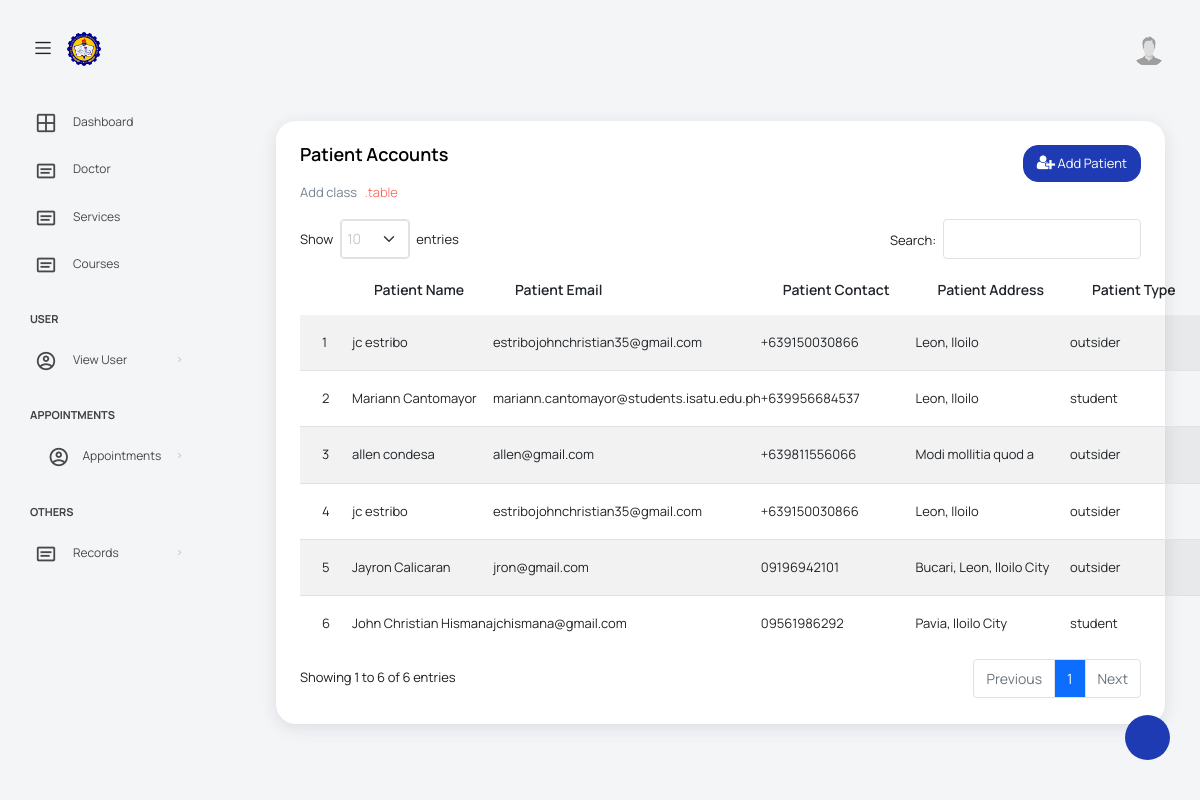
The app's page /views/ManagePatient.php, older data.
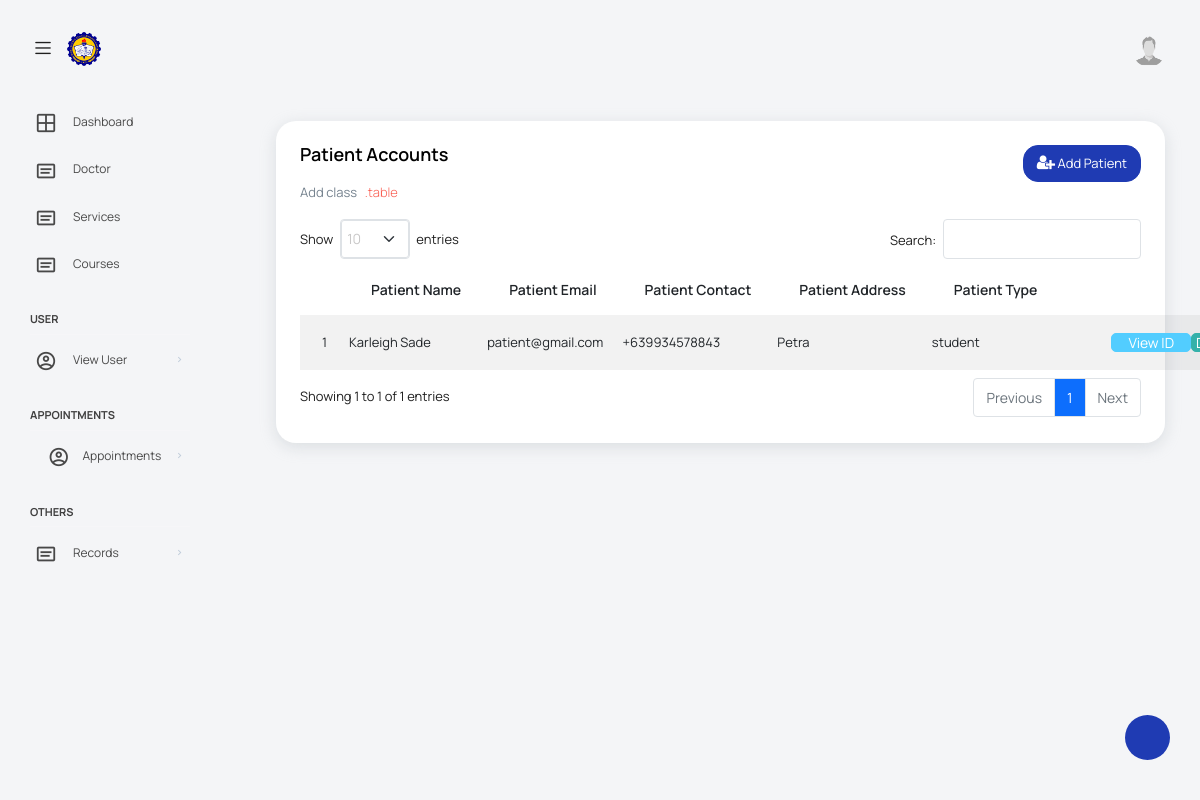
The same page, newer data.
### tables this page shows
CREATE TABLE `patient` (
  `Patient_ID` int(13) NOT NULL,
  `Assistant_ID` int(13) DEFAULT NULL,
  `patientFname` varchar(30) DEFAULT NULL,
  `patientLname` varchar(30) DEFAULT NULL,
  `patientPassword` varchar(255) DEFAULT NULL,
  `patientContact` varchar(30) DEFAULT NULL,
  `patientEmail` varchar(60) DEFAULT NULL,
  `patientRole` varchar(10) DEFAULT NULL,
  `patientAddress` varchar(255) DEFAULT NULL,
  `patientBirthdate` date NOT NULL,
  `patientIDpicture` varchar(255) DEFAULT NULL,
  `patientProfilepicture` varchar(255) DEFAULT NULL,
  `patientStatus` int(2) DEFAULT NULL
);

### config/database.php (called while the page is built, shortened)
<?php
$host = "localhost";
$username = "root";
$password = "";
$database = "capstone";
$conn = mysqli_connect($host, $username, $password, $database);
function findAll($table, $orderBy = null)
{
    global $conn;
    $orderByClause = ($orderBy !== null) ? "ORDER BY " . key($orderBy) . " " . current($orderBy) : "";
    $stmt = $conn->prepare("SELECT * FROM $table $orderByClause");
    $stmt->execute();
    $result = $stmt->get_result();
    return $result->fetch_all(MYSQLI_ASSOC);
}

### views/ManagePatient.php (the view, shortened to what this page needs)
<?php require_once('assistantHeader.php'); ?>
<div class="col-lg-12 grid-margin stretch-card">
    <div class="card">
        <div class="card-body">
            <div class="d-flex justify-content-between">
                <h4 class="card-title">Patient Accounts</h4>
                <a href="RegisterPatient.php" class="btn btn-primary btn-sm"><i class="fa fa-user-plus"></i> Add Patient</a>
            </div>
            <p class="card-description">
                Add class <code>.table</code>
            </p>
            <div class="row mx-auto mt-3">
                <table class="table table-striped mx-auto" id="tables">
                    <thead>
                        <tr>
                            <th class=""></th>
                            <th>Patient Name</th>
                            <th>Patient Email</th>
                            <th>Patient Contact</th>
                            <th>Patient Address</th>
                            <th>Patient Type</th>
                            <th></th>
                            <th></th>
                            <th></th>
                        </tr>
                    </thead>
                    <tbody>
                        <?php
                        $patient = findAll('patient', ['Patient_ID' => 'DESC']);
                        $no = 1;
                        foreach ($patient as $row) :
                        ?>
                            <tr>
                                <td class=""><?php echo $no;
                                                $no++; ?></td>
                                <td class="px-0"><?= $row['patientFname'] . ' ' . $row['patientLname'] ?></td>
                                <td class="px-0"><?= $row['patientEmail'] ?></td>
                                <td class="px-0"><?= $row['patientContact'] ?></td>
                                <td class="px-0"><?= $row['patientAddress'] ?></td>
                                <td class="px-0"><?= $row['patientRole'] ?></td>
                                <td></td>
                                <?php if ($row['patientIDpicture'] == "Added") { ?>
                                    <td>Added</td>
                                <?php } else { ?>
                                    <td class="px-0"><button class="btn btn-info" data-bs-toggle="modal" data-bs-target="#viewID<?= $row['Patient_ID'] ?>">View ID</button></td>
                                <?php } ?>
                                <td class="px-0">
                                    <div class="row mx-auto">
                                        <a href="../actions/activatePatient.php?patient_ID=<?= $row['Patient_ID'] ?>&status=<?= $row['patientStatus'] ?>" class="btn btn-success px-1"><?php if ($row['patientStatus'] == 0) {
                                                                                                                                                                                        } ?></a>
                                    </div>
                            </tr>
                        <?php endforeach; ?>
                    </tbody>
                </table>
            </div>
        </div>
    </div>
</div>
<?php require_once('footer.php'); ?>

### views/assistantHeader.php (shortened to what this page needs)
<!DOCTYPE html>
<html lang="en">
<head>
    <link rel="stylesheet" href="../public/assets/vendors/feather/feather.css">
    <link href="https://cdn.jsdelivr.net/npm/select2@4.1.0-rc.0/dist/css/select2.min.css" rel="stylesheet" />
    <link rel="stylesheet" href="https://cdnjs.cloudflare.com/ajax/libs/font-awesome/4.7.0/css/font-awesome.min.css">
    <link rel="stylesheet" href="../public/assets/vendors/mdi/css/materialdesignicons.min.css">
    <link rel="stylesheet" href="../public/assets/vendors/ti-icons/css/themify-icons.css">
    <link rel="stylesheet" href="../public/assets/vendors/typicons/typicons.css">
    <link rel="stylesheet" href="../public/assets/vendors/simple-line-icons/css/simple-line-icons.css">
    <link rel="stylesheet" href="../public/assets/vendors/css/vendor.bundle.base.css">
    <link rel="stylesheet" href="../public/assets/vendors/datatables.net-bs4/dataTables.bootstrap4.css">
    <link rel="stylesheet" href="../public/assets/js/select.dataTables.min.css">
    <link rel="stylesheet" href="../public/assets/css/datatable.css">
    <link rel="stylesheet" href="../public/assets/css/sweetalert2.min.css">
    <link rel="stylesheet" href="../public/assets/css/aos.css">
    <link rel="stylesheet" href="../public/assets/css/vertical-layout-light/style.css">
    <link rel="stylesheet" href="../public/assets/fullcalendar/fullcalendar.min.css" />
    <link rel="stylesheet" href="../public/assets/css/style.css">
</head>
<body>
    <div class="container-scroller">
        <nav class="navbar default-layout col-lg-12 col-12 p-0 fixed-top d-flex align-items-top flex-row">
            <div class="text-center navbar-brand-wrapper d-flex align-items-center justify-content-start">
                <div class="me-3">
                    <button class="navbar-toggler navbar-toggler align-self-center" type="button" data-bs-toggle="minimize">
                        <span class="icon-menu"></span>
                    </button>
                </div>
                <div>
                    <a class="navbar-brand brand-logo" href="index.html">
                        <img src="../public/assets/images/isatlogo.png" alt="logo" />
                    </a>
                </div>
            </div>
            <div class="navbar-menu-wrapper d-flex align-items-top">
                <ul class="navbar-nav ms-auto">
                    <li class="nav-item dropdown d-none d-lg-block user-dropdown">
                        <a class="nav-link" id="UserDropdown" href="#" data-bs-toggle="dropdown" aria-expanded="false">
                            <img class="img-xs rounded-circle" src="<?php if (isset($_SESSION['assistantProfilepicture'])) {
                                                                        echo $_SESSION['assistantProfilepicture'];
                                                                    } else {
                                                                        echo '../public/assets/images/file-icons/default_profile.png';
                                                                    } ?>" alt="Profile image"> </a>
                    </li>
                </ul>
            </div>
        </nav>
        <div class="container-fluid page-body-wrapper">
            <div class="theme-setting-wrapper">
                <div id="settings-trigger"><i class="ti-settings"></i></div>
            </div>
            <nav class="sidebar sidebar-offcanvas" id="sidebar">
                <ul class="nav">
                    <li class="nav-item">
                        <a class="nav-link" href="assistantDashboard.php">
                            <i class="mdi mdi-grid-large menu-icon"></i>
                            <span class="menu-title">Dashboard</span>
                        </a>
                    </li>
                    <li class="nav-item">
                        <a class="nav-link" href="assistantDoctors.php">
                            <i class="menu-icon mdi mdi-card-text-outline"></i>
                            <span class="menu-title">Doctor</span>
                        </a>
                    </li>
                    <li class="nav-item">
                        <a class="nav-link" href="Services.php">
                            <i class="menu-icon mdi mdi-card-text-outline"></i>
                            <span class="menu-title">Services</span>
                        </a>
                    </li>
                    <li class="nav-item">
                        <a class="nav-link" href="Colleges.php">
                            <i class="menu-icon mdi mdi-card-text-outline"></i>
                            <span class="menu-title">Courses</span>
                        </a>
                    </li>
                    <li class="nav-item nav-category">User</li>
                    <li class="nav-item">
                        <a class="nav-link" data-bs-toggle="collapse" href="#ui-basics" aria-expanded="false" aria-controls="ui-basic">
                            <i class="menu-icon mdi mdi-account-circle-outline"></i>
                            <span class="menu-title">View User</span>
                            <i class="menu-arrow"></i>
                        </a>
                    </li>
                    <li class="nav-item nav-category">Appointments</li>
                    <li class="nav-item">
                        <a class="nav-link" data-bs-toggle="collapse" href="#ui-basic" aria-expanded="false" aria-controls="ui-basic">
                            <i class="menu-icon mdi mdi-account-circle-outline mx-auto"></i>
                            <span class="menu-title">Appointments</span>
                            <i class="menu-arrow"></i>
                        </a>
                    </li>
                    <li class="nav-item nav-category">Others</li>
                    <li class="nav-item">
                        <a class="nav-link" data-bs-toggle="collapse" href="#form-elements" aria-expanded="false" aria-controls="form-elements">
                            <i class="menu-icon mdi mdi-card-text-outline"></i>
                            <span class="menu-title">Records</span>
                            <i class="menu-arrow"></i>
                        </a>
                    </li>
                </ul>
            </nav>
            <div class="main-panel">
                <div class="content-wrapper">
                    <div class="row">
                        <div class="col-sm-12">

### views/footer.php (shortened to what this page needs)
</div>
</div>
</div>
</div>
</div>
</div>
</body>
</html>

### public/assets/css/datatable.css (style rules this page uses)
table.dataTable thead>tr>th.sorting,table.dataTable thead>tr>th.sorting_asc,table.dataTable thead>tr>th.sorting_desc,table.dataTable thead>tr>th.sorting_asc_disabled,table.dataTable thead>tr>th.sorting_desc_disabled,table.dataTable thead>tr>td.sorting,table.dataTable thead>tr>td.sorting_asc,table.dataTable thead>tr>td.sorting_desc,table.dataTable thead>tr>td.sorting_asc_disabled,table.dataTable thead>tr>td.sorting_desc_disabled { cursor:pointer;position:relative;padding-right:26px }
table.dataTable thead>tr>th.sorting:before,table.dataTable thead>tr>th.sorting:after,table.dataTable thead>tr>th.sorting_asc:before,table.dataTable thead>tr>th.sorting_asc:after,table.dataTable thead>tr>th.sorting_desc:before,table.dataTable thead>tr>th.sorting_desc:after,table.dataTable thead>tr>th.sorting_asc_disabled:before,table.dataTable thead>tr>th.sorting_asc_disabled:after,table.dataTable thead>tr>th.sorting_desc_disabled:before,table.dataTable thead>tr>th.sorting_desc_disabled:after,table.dataTable thead>tr>td.sorting:before,table.dataTable thead>tr>td.sorting:after,table.dataTable thead>tr>td.sorting_asc:before,table.dataTable thead>tr>td.sorting_asc:after,table.dataTable thead>tr>td.sorting_desc:before,table.dataTable thead>tr>td.sorting_desc:after,table.dataTable thead>tr>td.sorting_asc_disabled:before,table.dataTable thead>tr>td.sorting_asc_disabled:after,table.dataTable thead>tr>td.sorting_desc_disabled:before,table.dataTable thead>tr>td.sorting_desc_disabled:after { position:absolute;display:block;opacity:.125;right:10px;line-height:9px;font-size:.9em }
table.dataTable thead>tr>th.sorting:before,table.dataTable thead>tr>th.sorting_asc:before,table.dataTable thead>tr>th.sorting_desc:before,table.dataTable thead>tr>th.sorting_asc_disabled:before,table.dataTable thead>tr>th.sorting_desc_disabled:before,table.dataTable thead>tr>td.sorting:before,table.dataTable thead>tr>td.sorting_asc:before,table.dataTable thead>tr>td.sorting_desc:before,table.dataTable thead>tr>td.sorting_asc_disabled:before,table.dataTable thead>tr>td.sorting_desc_disabled:before { bottom:50%; content:"▴" }
table.dataTable thead>tr>th.sorting:after,table.dataTable thead>tr>th.sorting_asc:after,table.dataTable thead>tr>th.sorting_desc:after,table.dataTable thead>tr>th.sorting_asc_disabled:after,table.dataTable thead>tr>th.sorting_desc_disabled:after,table.dataTable thead>tr>td.sorting:after,table.dataTable thead>tr>td.sorting_asc:after,table.dataTable thead>tr>td.sorting_desc:after,table.dataTable thead>tr>td.sorting_asc_disabled:after,table.dataTable thead>tr>td.sorting_desc_disabled:after { top:50%;content:"▾" }
table.dataTable thead>tr>th.sorting_asc:before,table.dataTable thead>tr>th.sorting_desc:after,table.dataTable thead>tr>td.sorting_asc:before,table.dataTable thead>tr>td.sorting_desc:after { opacity:.6 }
table.dataTable thead th,table.dataTable thead td,table.dataTable tfoot th,table.dataTable tfoot td { text-align:left }
table.dataTable { clear:both;margin-top:6px !important;margin-bottom:6px !important;max-width:none !important;border-collapse:separate !important;border-spacing:0 }
table.dataTable td,table.dataTable th { -webkit-box-sizing:content-box;box-sizing:content-box }
table.dataTable.table-striped>tbody>tr:nth-of-type(2n+1)>* { box-shadow:none }
table.dataTable>tbody>tr { background-color:transparent }
table.dataTable.table-striped>tbody>tr.odd>* { box-shadow:inset 0 0 0 9999px rgba(0, 0, 0, 0.05) }

Row changes from the older to the newer data that the page shows:
removed patient: patientFname "jc", patientLname "estribo", patientEmail "estribojohnchristian35@gmail.com", patientContact "+639150030866", patientAddress "Leon, Iloilo", patientRole "outsider"
removed patient: patientFname "Mariann", patientLname "Cantomayor", patientEmail "mariann.cantomayor@students.isatu.edu.ph", patientContact "+639956684537", patientAddress "Leon, Iloilo", patientRole "student"
removed patient: patientFname "allen", patientLname "condesa", patientEmail "allen@gmail.com", patientContact "+639811556066", patientAddress "Modi mollitia quod a", patientRole "outsider"
removed patient: patientFname "jc", patientLname "estribo", patientEmail "estribojohnchristian35@gmail.com", patientContact "+639150030866", patientAddress "Leon, Iloilo", patientRole "outsider"
removed patient: patientFname "Jayron", patientLname "Calicaran", patientEmail "jron@gmail.com", patientContact "09196942101", patientAddress "Bucari, Leon, Iloilo City", patientRole "outsider"
removed patient: patientFname "John Christian", patientLname "Hismana", patientEmail "jchismana@gmail.com", patientContact "09561986292", patientAddress "Pavia, Iloilo City", patientRole "student"
added patient: patientFname "Karleigh", patientLname "Sade", patientEmail "patient@gmail.com", patientContact "+639934578843", patientAddress "Petra", patientRole "student"
Text that changed along with them:
text written by a page script: "Show entries Search: Showing 1 to 6 of 6 entries Previous 1 Next" → "Show entries Search: Showing 1 to 1 of 1 entries Previous 1 Next"
